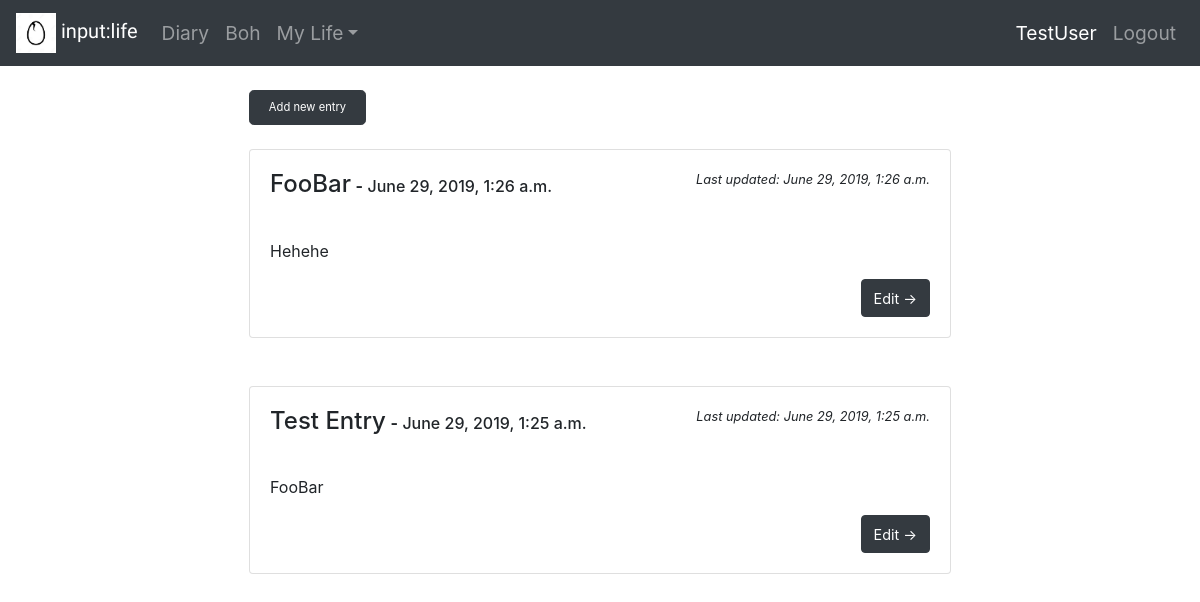
/myblog/Diary/ (signed in), run on the app's committed database.
### myblog/models.py (models this page shows, shortened)
class CustomUser(AbstractUser):
    pass
    username = models.CharField(max_length=30, unique=True)
    first_name = models.CharField(max_length=30)
    last_name = models.CharField(max_length=30)
    email = models.EmailField(max_length=254, unique=True)

class Blog(models.Model):
    author = models.ForeignKey(
        get_user_model(),
        on_delete=models.CASCADE
    )
    subject = models.CharField(max_length=250)
    entry = models.CharField(max_length=4096)
    date_time = models.DateTimeField(default=datetime.now)
    last_update = models.DateTimeField(default=datetime.now)

### myblog/views.py (the view)
# urls.py: path('Diary/', views.diary, name='diary'),
@login_required
def diary(request):
    all_entries = Blog.objects.filter(author=request.user)
    return render(request, 'myblog/userprofiles/diary.html', {'diary': all_entries})

### myblog/templates/myblog/userprofiles/diary.html
{% extends 'myblog/base.html' %}
{% block content %}
<div class="button" style="margin-left:20%;margin-right:70%;">
        <a href="{% url 'myblog:write' %}"><button class="btn btn-lg btn-primary btn-block" style="background-color:#343a40!important; border-color:#343a40!important;font-size:0.70em;">Add new entry</button></a>
</div>
    {% for entry in diary reversed%}
    <br>
    <div class="card mb-4" style="margin-left:20%; margin-right:20%">
              <div class="card-body">
                  <div><h4 class="card-title" style="display:inline">{{ entry.subject }}</h4> <strong>-</strong> <h6 style="display:inline"> {{ entry.date_time }} </h6> <small style="float:right;font-style:italic;">Last updated: {{ entry.last_update }}</small></div>
                  <br>
                    <p class="card-text">{{ entry.entry|linebreaks }}</p>
                  <a href="{% url 'myblog:edit' entry.id %}" class="btn btn-primary" style="background-color:#343a40!important; border-color:#343a40!important;float:right;"><span style="font-size:0.9rem">Edit →</span></a>
              </div>
     </div>
    {% empty %}
    You have no entries. Click <a href="{% url 'myblog:write' %}">here </a>to get started!
    {% endfor %}
{% endblock %}

### myblog/templates/myblog/base.html (shortened to what this page needs)
<!DOCTYPE html>
<html lang="en">
<head>
    <link rel="stylesheet" href="https://maxcdn.bootstrapcdn.com/bootstrap/4.3.1/css/bootstrap.min.css">
</head>
{% load static %}
<body>
    <nav class="navbar navbar-expand-lg navbar-dark bg-dark" style="font-size:1.2rem">
        <a class="navbar-brand" href="{% url 'myblog:index' %}"><img src="{% static 'myblog/egg.jpg' %}" alt="Logo" width="40" height="40" class="bnav-bee"> input:life</a>
      <div class="collapse navbar-collapse" id="navbarsExample05">
        <ul class="navbar-nav mr-auto">
          <li class="nav-item">
            <a class="nav-link" href="{% url 'myblog:diary' %}">Diary <span class="sr-only">(current)</span></a>
          </li>
          <li class="nav-item">
            <a class="nav-link" href="#">Boh</a>
          </li>
          <li class="nav-item dropdown">
            <a class="nav-link dropdown-toggle" href="http://example.com" id="dropdown05" data-toggle="dropdown" aria-haspopup="true" aria-expanded="false">My Life</a>
          </li>
        </ul>
        <div class="form-inline my-2 my-md-0">
            <div class="navbar-nav mr-auto">
                {% if user.is_authenticated %}
                <a class="nav-link active" href="{% url 'myblog:profile' %}">{{user.username}}</a>
                <a class="nav-link" href="{% url 'myblog:logout' %}">Logout</a>
                {% else %}
                <a class="nav-link" href="{% url 'myblog:register' %}">Register</a>
                <a class="nav-link" href="{% url 'myblog:login' %}">Login</a>
                {% endif %}
            </div>
        </div>
      </div>
    </nav>
<br>
    <div class="container-fluid">
        {% block content %}
        {% endblock %}
    </div>
</body>
</html>

### myblog/templates/myblog/base.html (style rules this page uses)
.navbar-brand { font-family: 'Comfortaa', cursive; }
button { background-color:#343a40!important; border-color:#343a40!important"; }

### data on the page
CustomUser: username "TestUser"
Blog: subject "FooBar", date_time "June 29, 2019, 1:26 a.m.", last_update "June 29, 2019, 1:26 a.m.", entry "Hehehe"
Blog: subject "Test Entry", date_time "June 29, 2019, 1:25 a.m.", last_update "June 29, 2019, 1:25 a.m.", entry "FooBar"
